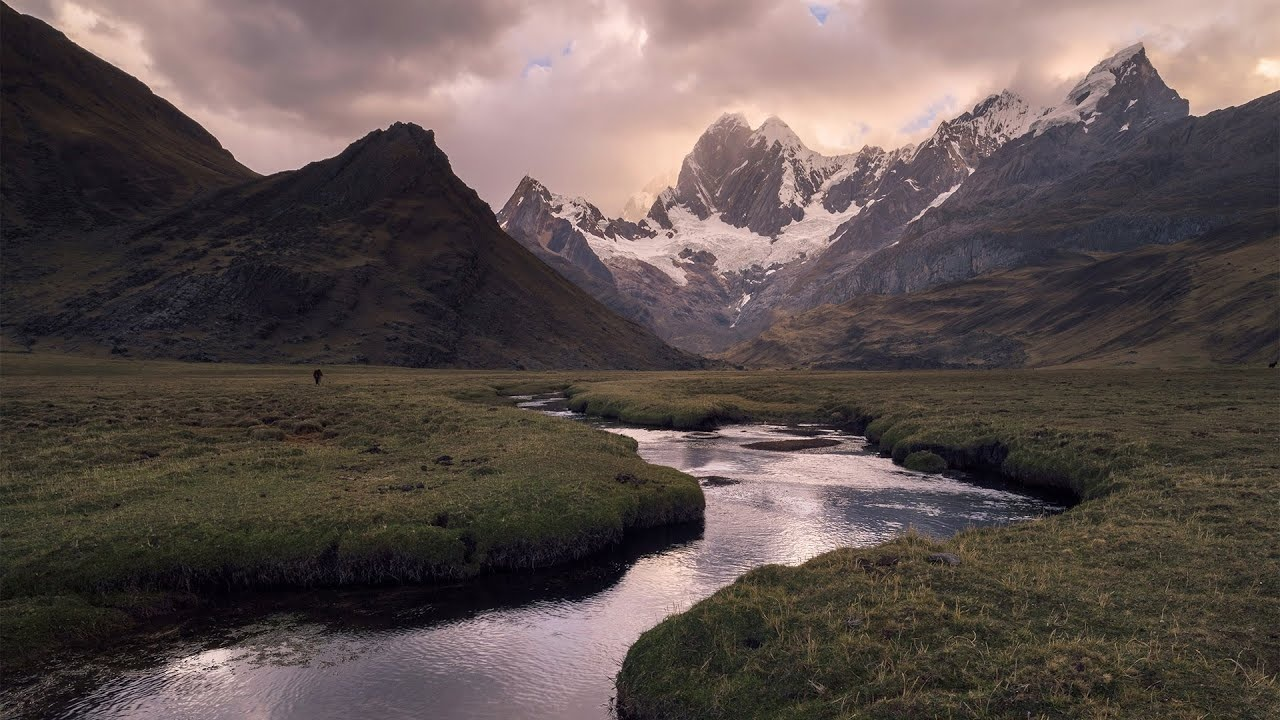
//> input picture Ceaser/Decrypted.jpg, 1280 x 720 px
$ ./Example Decrypted.jpg   (built with g++ and OpenCV 4)
//> lines starting //> are read from the running program, lines starting //| are printed output that depends on the picture
#include <iostream>
#include <opencv2/opencv.hpp>
#include <eigen3/Eigen/Dense>
#include <opencv2/core/eigen.hpp>
#include <ctime>
#include <vector>

using namespace cv;

Mat Ceaser_EnCode(Mat Image,int *key)
{
	{
		std::vector <Mat> RGBChannels(3);
		cv::Mat temp;
		cv::split(Image,RGBChannels);
		for(int n=0;n<3;n++)
		{
			temp=RGBChannels[n];
			int chs = temp.channels();
			cv::Mat Img = temp.reshape(1, 0);
			typedef Eigen::Matrix<double, Eigen::Dynamic, Eigen::Dynamic> MatrixXd;
			MatrixXd mat;

			cv::cv2eigen(temp, mat);
			int r=temp.rows;
			int c=temp.cols;
			int ad;
			for(int j=0;j<r;j++)
				for(int k=0;k<c;k++)
				{
					ad=mat(j,k);
					mat(j,k)=(ad+key[n])%256;
				}
			cv::eigen2cv(mat, temp);
			temp=temp.reshape(chs,0);
			RGBChannels[n]=temp;
		}
		std::vector <Mat> channels;
		channels.push_back(RGBChannels[0]);
		channels.push_back(RGBChannels[1]);
		channels.push_back(RGBChannels[2]);
		cv::merge(channels,Image);
	}
	cv::imshow("Red",Image*(1.0/255));
	waitKey(0);
	return Image;
}
Mat Decrypt(Mat Image,int *key)
{
	{
		std::vector <Mat> RGBChannels(3);
		cv::Mat temp;
		cv::split(Image,RGBChannels);
		for(int n=0;n<3;n++)
		{
			temp=RGBChannels[n];
			int chs = temp.channels();
			cv::Mat Img = temp.reshape(1, 0);
			typedef Eigen::Matrix<double, Eigen::Dynamic, Eigen::Dynamic> MatrixXd;
			MatrixXd mat;

			cv::cv2eigen(temp, mat);
			int r=temp.rows;
			int c=temp.cols;
			int org;
			for(int j=0;j<r;j++)
				for(int k=0;k<c;k++)
				{
					org=mat(j,k)-*(key+n);
					if(org<0)
						mat(j,k)=mat(j,k)+256-*(key+n);
					else
						mat(j,k)=org;
				}
			cv::eigen2cv(mat, temp);
			temp=temp.reshape(chs,0);
			RGBChannels[n]=temp;

		}
		std::vector <Mat> channels;
		channels.push_back(RGBChannels[0]);
		channels.push_back(RGBChannels[1]);
		channels.push_back(RGBChannels[2]);
		cv::merge(channels,Image);
	}
	cv::imshow("Red",Image*(1.0/255));
	waitKey(0);
	return Image;
}
int main(int argc, char** argv )
{
	srand(time(0));
	if ( argc != 2 )
	{
		printf("Please Mention the Image to be Read \n");
		return -1;
	}
	Mat Image;
	Image = imread(argv[1], 1);
//> Image is the input picture: 720 rows x 1280 cols, CV_8UC3; mean B, G, R 78, 80.6, 92.7
	if ( !Image.data )
	{
		printf("No image data \n");
		return -1;
	}

	int key[3];
	for(int i=0;i<3;i++)
		key[i]=rand()%256;

	Image=Ceaser_EnCode(Image,key);
//> in Ceaser_EnCode, `cv::split(Image,RGBChannels);`:
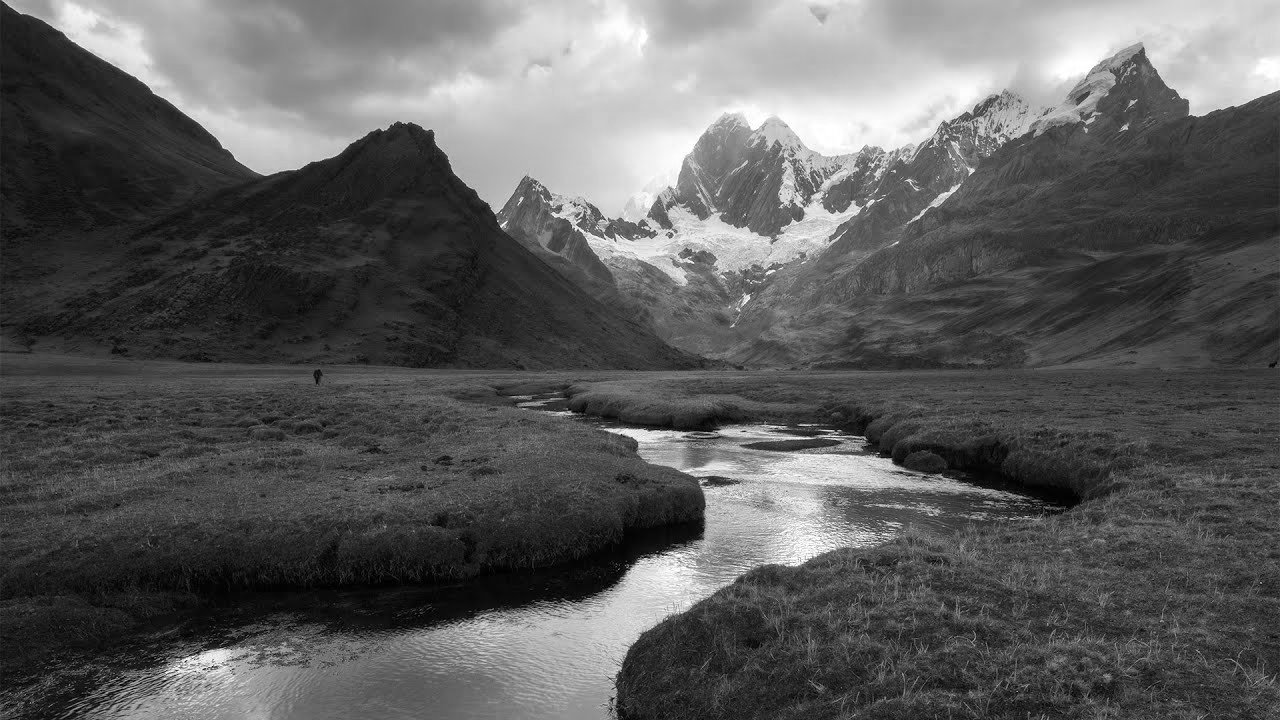
//> RGBChannels[2]: 720 rows x 1280 cols, CV_8UC1; min 0, max 255, mean 92.7
//> the loop in Ceaser_EnCode, `for(int n=0;n<3;n++)` made 3 passes
//> ad on passes 1 to 3: 61, 76, 79
//> pass 1, in Ceaser_EnCode, `cv::eigen2cv(mat, temp);`:
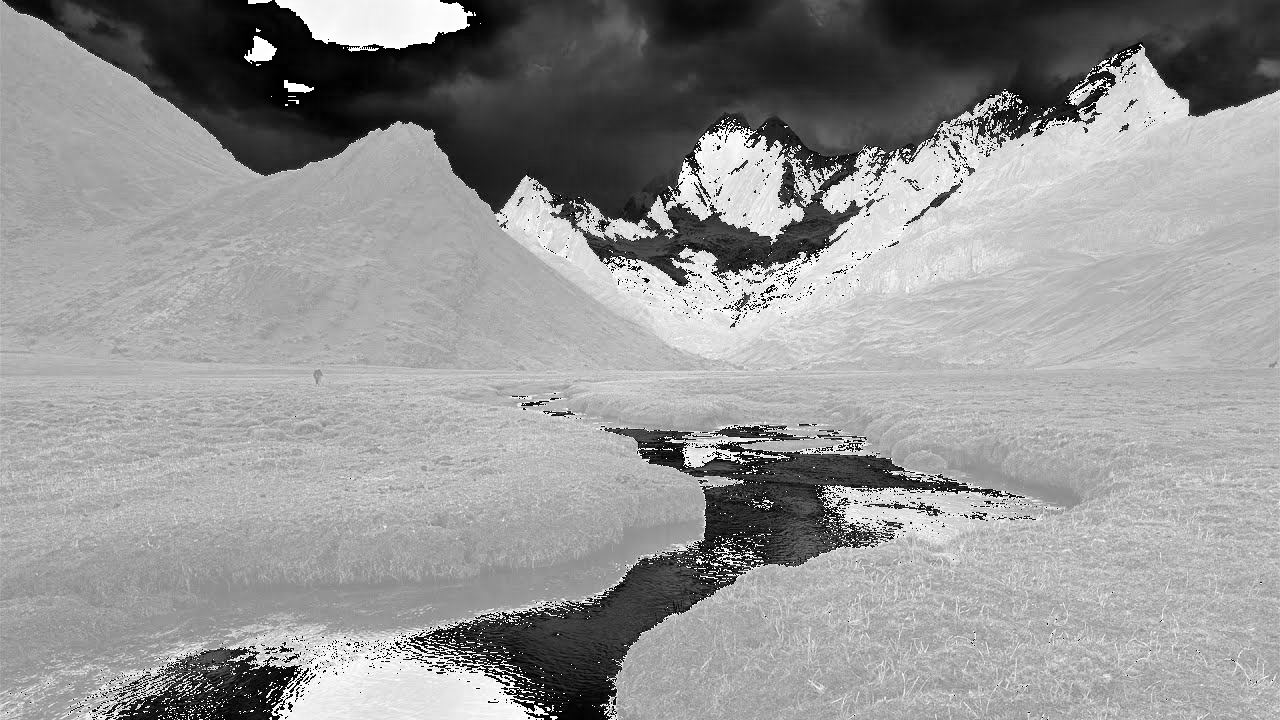
//> temp: 720 rows x 1280 cols, CV_64FC1; min 0, max 255, mean 148.7
//> pass 2, in Ceaser_EnCode, `cv::eigen2cv(mat, temp);`:
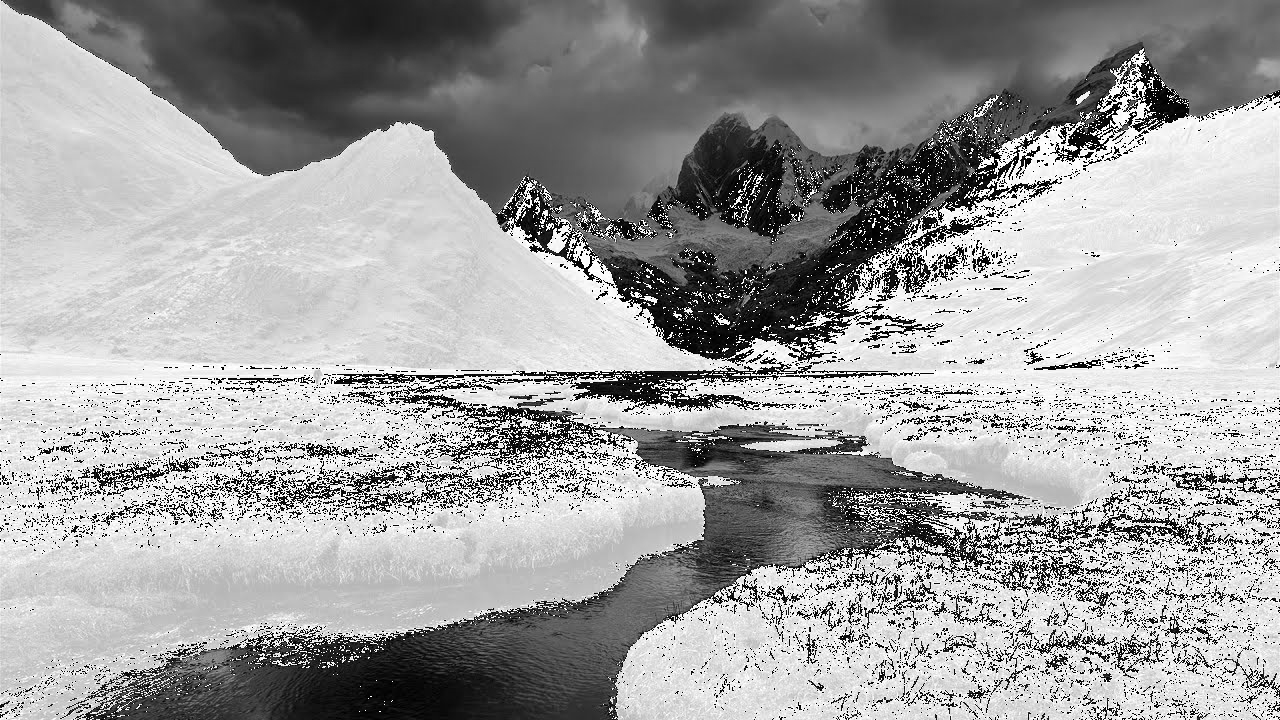
//> temp: 720 rows x 1280 cols, CV_64FC1; min 0, max 255, mean 159.8
//> in Ceaser_EnCode, `cv::merge(channels,Image);`:
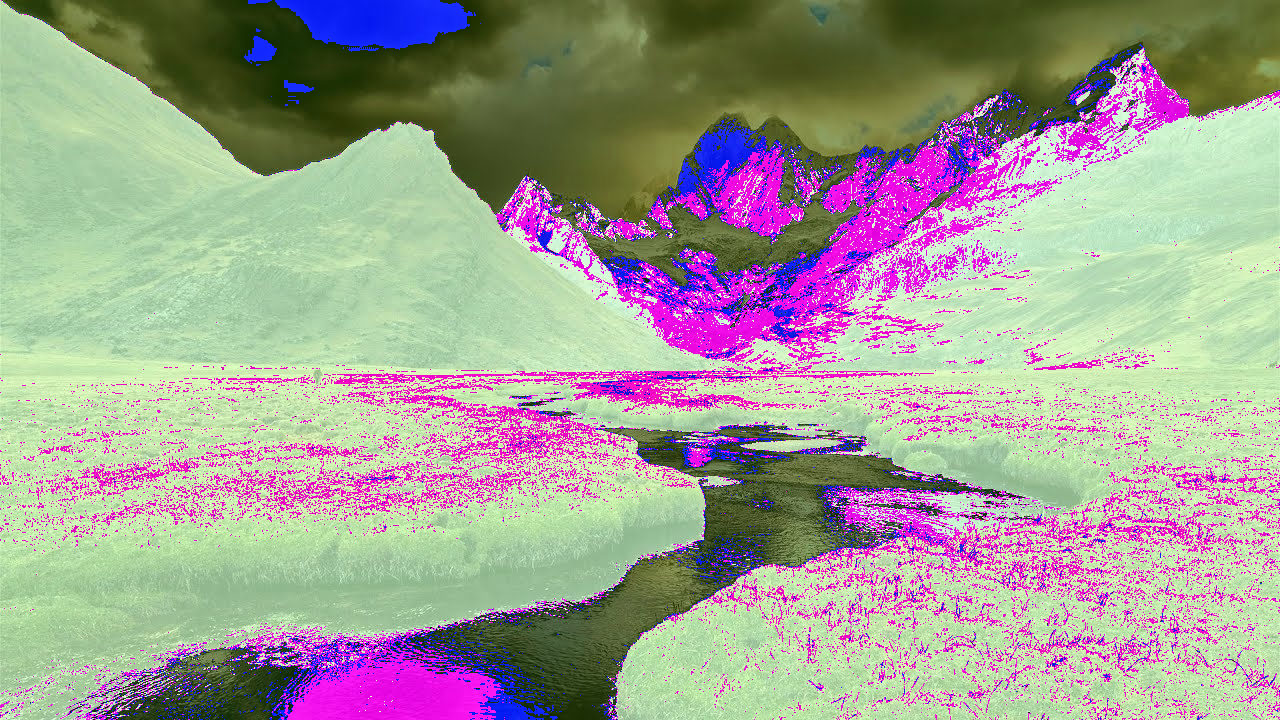
//> Image: 720 rows x 1280 cols, CV_64FC3; mean B, G, R 148.7, 159.8, 161.9
	Image=Decrypt(Image,key);
//> the loop in Decrypt, `for(int n=0;n<3;n++)` made 3 passes
//> org on passes 1 to 3: 61, -180, 79
	return 0;
}
